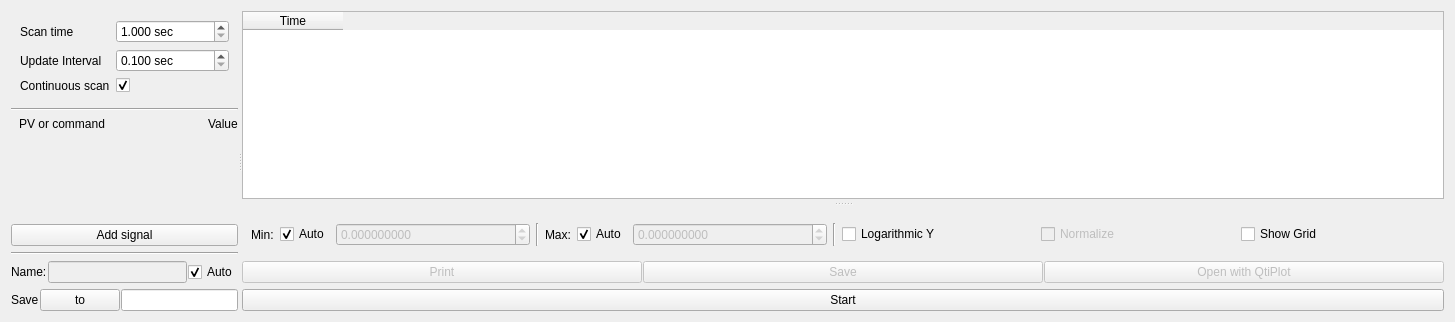
<?xml version="1.0" encoding="UTF-8"?>
<ui version="4.0">
 <class>TimeScan</class>
 <widget class="QWidget" name="TimeScan">
  <property name="geometry">
   <rect>
    <x>0</x>
    <y>0</y>
    <width>1455</width>
    <height>322</height>
   </rect>
  </property>
  <property name="windowTitle">
   <string>Form</string>
  </property>
  <layout class="QHBoxLayout" name="horizontalLayout">
   <item>
    <widget class="QSplitter" name="splitter">
     <property name="orientation">
      <enum>Qt::Horizontal</enum>
     </property>
     <property name="childrenCollapsible">
      <bool>false</bool>
     </property>
     <widget class="QWidget" name="control" native="true">
      <layout class="QVBoxLayout" name="verticalLayout">
       <property name="margin">
        <number>0</number>
       </property>
       <item>
        <widget class="QWidget" name="widget_3" native="true">
         <layout class="QGridLayout" name="gridLayout">
          <item row="2" column="0">
           <widget class="QLabel" name="label_4">
            <property name="sizePolicy">
             <sizepolicy hsizetype="Fixed" vsizetype="Preferred">
              <horstretch>0</horstretch>
              <verstretch>0</verstretch>
             </sizepolicy>
            </property>
            <property name="text">
             <string>Continuous scan</string>
            </property>
           </widget>
          </item>
          <item row="2" column="1">
           <widget class="QCheckBox" name="cont">
            <property name="text">
             <string/>
            </property>
            <property name="checked">
             <bool>true</bool>
            </property>
           </widget>
          </item>
          <item row="0" column="0">
           <widget class="QLabel" name="label_2">
            <property name="sizePolicy">
             <sizepolicy hsizetype="Fixed" vsizetype="Preferred">
              <horstretch>0</horstretch>
              <verstretch>0</verstretch>
             </sizepolicy>
            </property>
            <property name="text">
             <string>Scan time</string>
            </property>
           </widget>
          </item>
          <item row="1" column="0">
           <widget class="QLabel" name="label">
            <property name="sizePolicy">
             <sizepolicy hsizetype="Fixed" vsizetype="Preferred">
              <horstretch>0</horstretch>
              <verstretch>0</verstretch>
             </sizepolicy>
            </property>
            <property name="text">
             <string>Update Interval</string>
            </property>
           </widget>
          </item>
          <item row="0" column="1">
           <widget class="QDoubleSpinBox" name="period">
            <property name="suffix">
             <string> sec</string>
            </property>
            <property name="decimals">
             <number>3</number>
            </property>
            <property name="minimum">
             <double>1.000000000000000</double>
            </property>
            <property name="maximum">
             <double>2147483647.000000000000000</double>
            </property>
           </widget>
          </item>
          <item row="1" column="1">
           <widget class="QDoubleSpinBox" name="interval">
            <property name="suffix">
             <string> sec</string>
            </property>
            <property name="decimals">
             <number>3</number>
            </property>
            <property name="minimum">
             <double>0.100000000000000</double>
            </property>
            <property name="maximum">
             <double>1073741823.500000000000000</double>
            </property>
           </widget>
          </item>
         </layout>
        </widget>
       </item>
       <item>
        <widget class="Line" name="line">
         <property name="orientation">
          <enum>Qt::Horizontal</enum>
         </property>
        </widget>
       </item>
       <item>
        <widget class="QScrollArea" name="signalsList">
         <property name="sizePolicy">
          <sizepolicy hsizetype="Expanding" vsizetype="Expanding">
           <horstretch>0</horstretch>
           <verstretch>0</verstretch>
          </sizepolicy>
         </property>
         <property name="frameShape">
          <enum>QFrame::NoFrame</enum>
         </property>
         <property name="frameShadow">
          <enum>QFrame::Plain</enum>
         </property>
         <property name="horizontalScrollBarPolicy">
          <enum>Qt::ScrollBarAlwaysOff</enum>
         </property>
         <property name="widgetResizable">
          <bool>true</bool>
         </property>
         <property name="alignment">
          <set>Qt::AlignLeading|Qt::AlignLeft|Qt::AlignTop</set>
         </property>
         <widget class="QWidget" name="signalsC">
          <property name="geometry">
           <rect>
            <x>0</x>
            <y>0</y>
            <width>365</width>
            <height>105</height>
           </rect>
          </property>
          <layout class="QVBoxLayout" name="verticalLayout_4">
           <property name="spacing">
            <number>1</number>
           </property>
           <property name="margin">
            <number>0</number>
           </property>
           <item>
            <widget class="QWidget" name="widget_8" native="true">
             <layout class="QGridLayout" name="signalsL">
              <property name="margin">
               <number>0</number>
              </property>
              <property name="spacing">
               <number>1</number>
              </property>
              <item row="0" column="0">
               <widget class="QLabel" name="label_16">
                <property name="text">
                 <string/>
                </property>
               </widget>
              </item>
              <item row="0" column="1">
               <widget class="QLabel" name="label_17">
                <property name="sizePolicy">
                 <sizepolicy hsizetype="Preferred" vsizetype="Preferred">
                  <horstretch>1</horstretch>
                  <verstretch>0</verstretch>
                 </sizepolicy>
                </property>
                <property name="text">
                 <string>PV or command</string>
                </property>
               </widget>
              </item>
              <item row="0" column="2">
               <widget class="QLabel" name="label_18">
                <property name="text">
                 <string>Value</string>
                </property>
               </widget>
              </item>
             </layout>
            </widget>
           </item>
           <item>
            <spacer name="verticalSpacer">
             <property name="orientation">
              <enum>Qt::Vertical</enum>
             </property>
             <property name="sizeHint" stdset="0">
              <size>
               <width>20</width>
               <height>40</height>
              </size>
             </property>
            </spacer>
           </item>
          </layout>
         </widget>
        </widget>
       </item>
       <item>
        <widget class="QPushButton" name="addSignal">
         <property name="toolTip">
          <string>Add signal to be scanned</string>
         </property>
         <property name="text">
          <string>Add signal</string>
         </property>
        </widget>
       </item>
       <item>
        <widget class="Line" name="line_2">
         <property name="orientation">
          <enum>Qt::Horizontal</enum>
         </property>
        </widget>
       </item>
       <item>
        <widget class="QWidget" name="widget_4" native="true">
         <layout class="QHBoxLayout" name="horizontalLayout_4">
          <property name="spacing">
           <number>1</number>
          </property>
          <property name="margin">
           <number>0</number>
          </property>
          <item>
           <widget class="QLabel" name="label_6">
            <property name="sizePolicy">
             <sizepolicy hsizetype="Fixed" vsizetype="Fixed">
              <horstretch>0</horstretch>
              <verstretch>0</verstretch>
             </sizepolicy>
            </property>
            <property name="text">
             <string>Name:</string>
            </property>
           </widget>
          </item>
          <item>
           <widget class="QLineEdit" name="saveName">
            <property name="enabled">
             <bool>false</bool>
            </property>
            <property name="toolTip">
             <string>Name of the file with the scanned data.</string>
            </property>
           </widget>
          </item>
          <item>
           <widget class="QCheckBox" name="autoName">
            <property name="toolTip">
             <string>Automatically construct the filename for the data to be saved.</string>
            </property>
            <property name="text">
             <string>Auto</string>
            </property>
            <property name="checked">
             <bool>true</bool>
            </property>
           </widget>
          </item>
         </layout>
        </widget>
       </item>
       <item>
        <widget class="QWidget" name="widget_5" native="true">
         <layout class="QHBoxLayout" name="horizontalLayout_3">
          <property name="spacing">
           <number>1</number>
          </property>
          <property name="margin">
           <number>0</number>
          </property>
          <item>
           <widget class="QLabel" name="label_5">
            <property name="sizePolicy">
             <sizepolicy hsizetype="Fixed" vsizetype="Fixed">
              <horstretch>0</horstretch>
              <verstretch>0</verstretch>
             </sizepolicy>
            </property>
            <property name="text">
             <string>Save</string>
            </property>
           </widget>
          </item>
          <item>
           <widget class="QPushButton" name="browseSaveDir">
            <property name="toolTip">
             <string>Browse for the directory to save scan data into.</string>
            </property>
            <property name="text">
             <string>to</string>
            </property>
           </widget>
          </item>
          <item>
           <widget class="QLineEdit" name="saveDir">
            <property name="toolTip">
             <string>Directory where the scan data are saved.</string>
            </property>
            <property name="text">
             <string/>
            </property>
           </widget>
          </item>
         </layout>
        </widget>
       </item>
      </layout>
     </widget>
     <widget class="QWidget" name="visualize" native="true">
      <property name="sizePolicy">
       <sizepolicy hsizetype="Preferred" vsizetype="Preferred">
        <horstretch>1</horstretch>
        <verstretch>0</verstretch>
       </sizepolicy>
      </property>
      <layout class="QVBoxLayout" name="verticalLayout_2">
       <property name="margin">
        <number>0</number>
       </property>
       <item>
        <widget class="QSplitter" name="splitter_2">
         <property name="orientation">
          <enum>Qt::Vertical</enum>
         </property>
         <property name="handleWidth">
          <number>9</number>
         </property>
         <property name="childrenCollapsible">
          <bool>false</bool>
         </property>
         <widget class="QTableWidget" name="dataTable">
          <property name="columnCount">
           <number>1</number>
          </property>
          <column>
           <property name="text">
            <string>Time</string>
           </property>
          </column>
         </widget>
         <widget class="QwtPlot" name="plot">
          <property name="sizePolicy">
           <sizepolicy hsizetype="MinimumExpanding" vsizetype="MinimumExpanding">
            <horstretch>0</horstretch>
            <verstretch>1</verstretch>
           </sizepolicy>
          </property>
         </widget>
        </widget>
       </item>
       <item>
        <widget class="QWidget" name="widget_7" native="true">
         <layout class="QHBoxLayout" name="horizontalLayout_5">
          <item>
           <widget class="QLabel" name="label_7">
            <property name="sizePolicy">
             <sizepolicy hsizetype="Fixed" vsizetype="Preferred">
              <horstretch>0</horstretch>
              <verstretch>0</verstretch>
             </sizepolicy>
            </property>
            <property name="text">
             <string>Min:</string>
            </property>
           </widget>
          </item>
          <item>
           <widget class="QCheckBox" name="autoMin">
            <property name="sizePolicy">
             <sizepolicy hsizetype="Fixed" vsizetype="Fixed">
              <horstretch>0</horstretch>
              <verstretch>0</verstretch>
             </sizepolicy>
            </property>
            <property name="text">
             <string>Auto</string>
            </property>
            <property name="checked">
             <bool>true</bool>
            </property>
           </widget>
          </item>
          <item>
           <widget class="QDoubleSpinBox" name="min">
            <property name="enabled">
             <bool>false</bool>
            </property>
            <property name="decimals">
             <number>9</number>
            </property>
            <property name="minimum">
             <double>-2147483647.000000000000000</double>
            </property>
            <property name="maximum">
             <double>2147483647.000000000000000</double>
            </property>
           </widget>
          </item>
          <item>
           <widget class="Line" name="line_3">
            <property name="orientation">
             <enum>Qt::Vertical</enum>
            </property>
           </widget>
          </item>
          <item>
           <widget class="QLabel" name="label_3">
            <property name="sizePolicy">
             <sizepolicy hsizetype="Fixed" vsizetype="Preferred">
              <horstretch>0</horstretch>
              <verstretch>0</verstretch>
             </sizepolicy>
            </property>
            <property name="text">
             <string>Max:</string>
            </property>
           </widget>
          </item>
          <item>
           <widget class="QCheckBox" name="autoMax">
            <property name="sizePolicy">
             <sizepolicy hsizetype="Fixed" vsizetype="Fixed">
              <horstretch>0</horstretch>
              <verstretch>0</verstretch>
             </sizepolicy>
            </property>
            <property name="text">
             <string>Auto</string>
            </property>
            <property name="checked">
             <bool>true</bool>
            </property>
           </widget>
          </item>
          <item>
           <widget class="QDoubleSpinBox" name="max">
            <property name="enabled">
             <bool>false</bool>
            </property>
            <property name="decimals">
             <number>9</number>
            </property>
            <property name="minimum">
             <double>-2147483647.000000000000000</double>
            </property>
            <property name="maximum">
             <double>2147483647.000000000000000</double>
            </property>
           </widget>
          </item>
          <item>
           <widget class="Line" name="line_4">
            <property name="orientation">
             <enum>Qt::Vertical</enum>
            </property>
           </widget>
          </item>
          <item>
           <widget class="QCheckBox" name="logY">
            <property name="text">
             <string>Logarithmic Y</string>
            </property>
           </widget>
          </item>
          <item>
           <widget class="QCheckBox" name="norma">
            <property name="enabled">
             <bool>false</bool>
            </property>
            <property name="text">
             <string>Normalize</string>
            </property>
           </widget>
          </item>
          <item>
           <widget class="QCheckBox" name="showGrid">
            <property name="text">
             <string>Show Grid</string>
            </property>
           </widget>
          </item>
         </layout>
        </widget>
       </item>
       <item>
        <widget class="QWidget" name="widget_6" native="true">
         <layout class="QHBoxLayout" name="horizontalLayout_2">
          <property name="spacing">
           <number>1</number>
          </property>
          <property name="margin">
           <number>0</number>
          </property>
          <item>
           <widget class="QPushButton" name="printResult">
            <property name="enabled">
             <bool>false</bool>
            </property>
            <property name="toolTip">
             <string>Print the plot.</string>
            </property>
            <property name="text">
             <string>Print</string>
            </property>
           </widget>
          </item>
          <item>
           <widget class="QPushButton" name="saveResult">
            <property name="enabled">
             <bool>false</bool>
            </property>
            <property name="toolTip">
             <string>Save the data to file</string>
            </property>
            <property name="text">
             <string>Save</string>
            </property>
           </widget>
          </item>
          <item>
           <widget class="QPushButton" name="qtiResults">
            <property name="enabled">
             <bool>false</bool>
            </property>
            <property name="text">
             <string>Open with QtiPlot</string>
            </property>
           </widget>
          </item>
         </layout>
        </widget>
       </item>
       <item>
        <widget class="QPushButton" name="startStop">
         <property name="toolTip">
          <string>Start / Stop the scan.</string>
         </property>
         <property name="text">
          <string>Start</string>
         </property>
        </widget>
       </item>
      </layout>
     </widget>
    </widget>
   </item>
  </layout>
 </widget>
 <customwidgets>
  <customwidget>
   <class>QwtPlot</class>
   <extends>QFrame</extends>
   <header>qwt_plot.h</header>
  </customwidget>
 </customwidgets>
 <resources/>
 <connections>
  <connection>
   <sender>autoMin</sender>
   <signal>toggled(bool)</signal>
   <receiver>min</receiver>
   <slot>setDisabled(bool)</slot>
   <hints>
    <hint type="sourcelabel">
     <x>467</x>
     <y>234</y>
    </hint>
    <hint type="destinationlabel">
     <x>512</x>
     <y>233</y>
    </hint>
   </hints>
  </connection>
  <connection>
   <sender>autoMax</sender>
   <signal>toggled(bool)</signal>
   <receiver>max</receiver>
   <slot>setDisabled(bool)</slot>
   <hints>
    <hint type="sourcelabel">
     <x>804</x>
     <y>233</y>
    </hint>
    <hint type="destinationlabel">
     <x>855</x>
     <y>235</y>
    </hint>
   </hints>
  </connection>
  <connection>
   <sender>autoName</sender>
   <signal>toggled(bool)</signal>
   <receiver>saveName</receiver>
   <slot>setDisabled(bool)</slot>
   <hints>
    <hint type="sourcelabel">
     <x>323</x>
     <y>267</y>
    </hint>
    <hint type="destinationlabel">
     <x>266</x>
     <y>274</y>
    </hint>
   </hints>
  </connection>
 </connections>
</ui>
